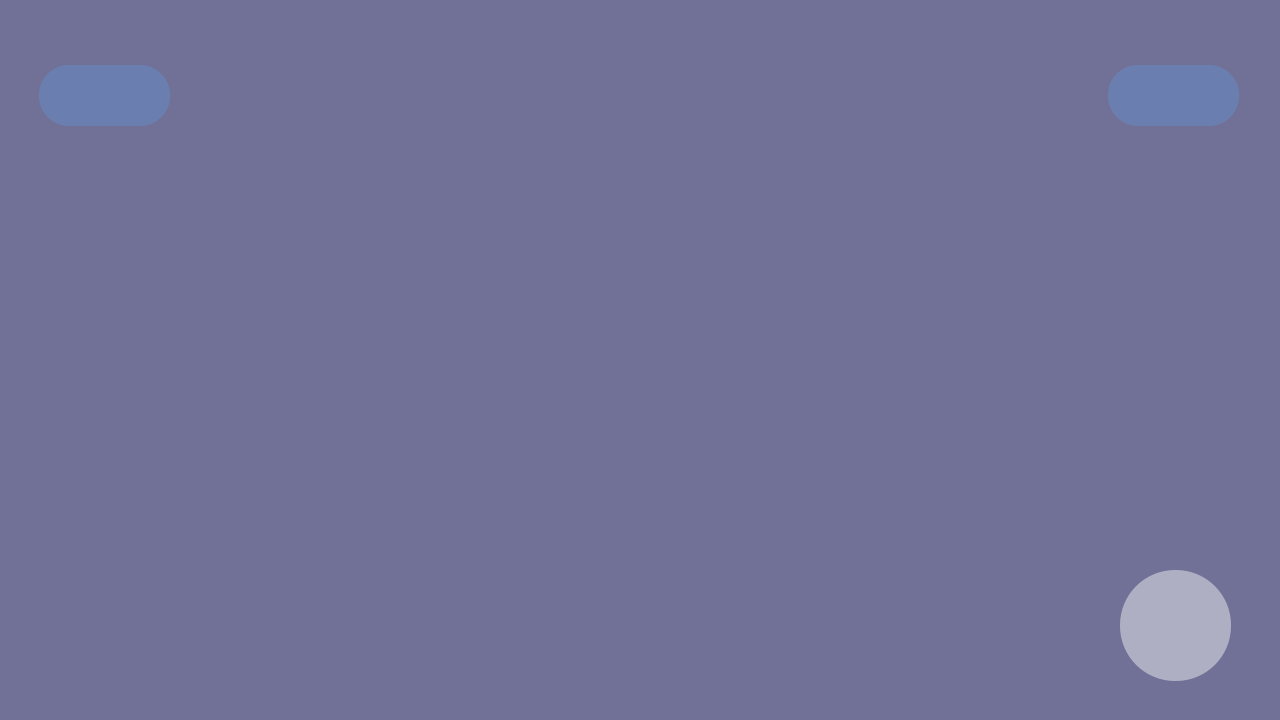
<?xml version="1.0" encoding="UTF-8"?>
<ui version="4.0">
 <class>usloviya</class>
 <widget class="QDialog" name="usloviya">
  <property name="geometry">
   <rect>
    <x>0</x>
    <y>0</y>
    <width>1280</width>
    <height>720</height>
   </rect>
  </property>
  <property name="windowTitle">
   <string>Dialog</string>
  </property>
  <widget class="QLabel" name="label">
   <property name="geometry">
    <rect>
     <x>0</x>
     <y>0</y>
     <width>1280</width>
     <height>720</height>
    </rect>
   </property>
   <property name="styleSheet">
    <string notr="true">background-image: url(:/Ss/usloviyanew2.png);</string>
   </property>
   <property name="text">
    <string/>
   </property>
  </widget>
  <widget class="QLabel" name="label_2">
   <property name="geometry">
    <rect>
     <x>0</x>
     <y>0</y>
     <width>1280</width>
     <height>720</height>
    </rect>
   </property>
   <property name="text">
    <string/>
   </property>
  </widget>
  <widget class="QLabel" name="label_3">
   <property name="geometry">
    <rect>
     <x>-10</x>
     <y>-30</y>
     <width>1300</width>
     <height>800</height>
    </rect>
   </property>
   <property name="styleSheet">
    <string notr="true">background-color: rgba(31, 32, 93, 155);</string>
   </property>
   <property name="text">
    <string/>
   </property>
  </widget>
  <widget class="QPushButton" name="pushButton">
   <property name="geometry">
    <rect>
     <x>39</x>
     <y>65</y>
     <width>131</width>
     <height>61</height>
    </rect>
   </property>
   <property name="styleSheet">
    <string notr="true">QPushButton {
	color: rgba(255, 255, 255, 0);
	background-color: rgba(85, 176, 255,60);
  border: 3px rgb(31, 31, 31);
 border-radius:30px;
}
QPushButton:hover:!pressed
{
	background-color: rgba(85, 176, 255,110);
}

QPushButton:pressed 
{
	
	
	
	
	background-color: rgba(143, 255, 251, 88);
}
</string>
   </property>
   <property name="text">
    <string>PushButton</string>
   </property>
  </widget>
  <widget class="QPushButton" name="pushButton_2">
   <property name="geometry">
    <rect>
     <x>1108</x>
     <y>65</y>
     <width>131</width>
     <height>61</height>
    </rect>
   </property>
   <property name="styleSheet">
    <string notr="true">QPushButton {
	color: rgba(255, 255, 255, 0);
	background-color: rgba(85, 176, 255,60);
  border: 3px rgb(31, 31, 31);
 border-radius:30px;
}
QPushButton:hover:!pressed
{
	background-color: rgba(85, 176, 255,110);
}

QPushButton:pressed 
{
	
	
	
	
	background-color: rgba(143, 255, 251, 88);
}
</string>
   </property>
   <property name="text">
    <string>PushButton</string>
   </property>
  </widget>
  <widget class="QPushButton" name="dark">
   <property name="geometry">
    <rect>
     <x>1120</x>
     <y>570</y>
     <width>111</width>
     <height>111</height>
    </rect>
   </property>
   <property name="styleSheet">
    <string notr="true">QPushButton
{background-color: rgba(255, 255, 255, 111);
background-image: url(:/Ss/switchnight.png);
border-radius: 55px;
}
QPushButton:hover
{
	background-color: rgba(128, 214, 250,22);
}</string>
   </property>
   <property name="text">
    <string/>
   </property>
  </widget>
  <zorder>label_2</zorder>
  <zorder>label_3</zorder>
  <zorder>label</zorder>
  <zorder>pushButton</zorder>
  <zorder>pushButton_2</zorder>
  <zorder>dark</zorder>
 </widget>
 <resources/>
 <connections/>
</ui>
